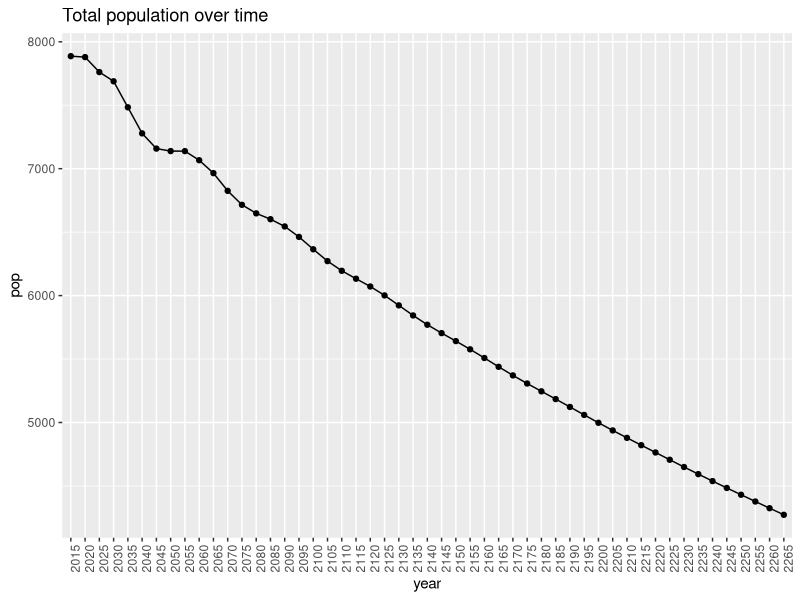
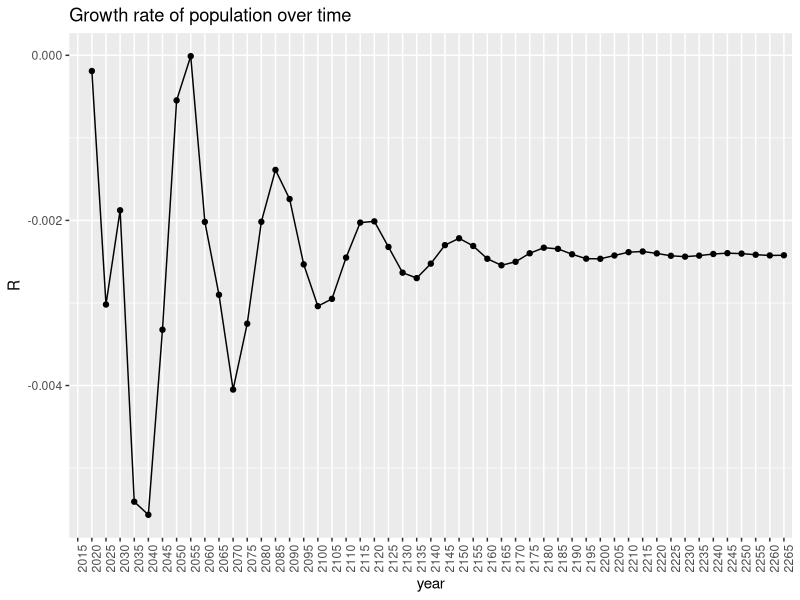
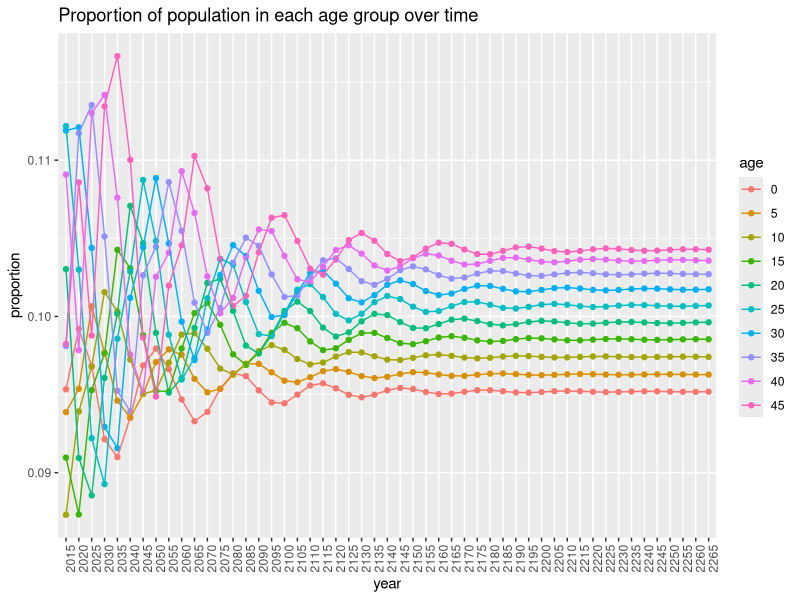
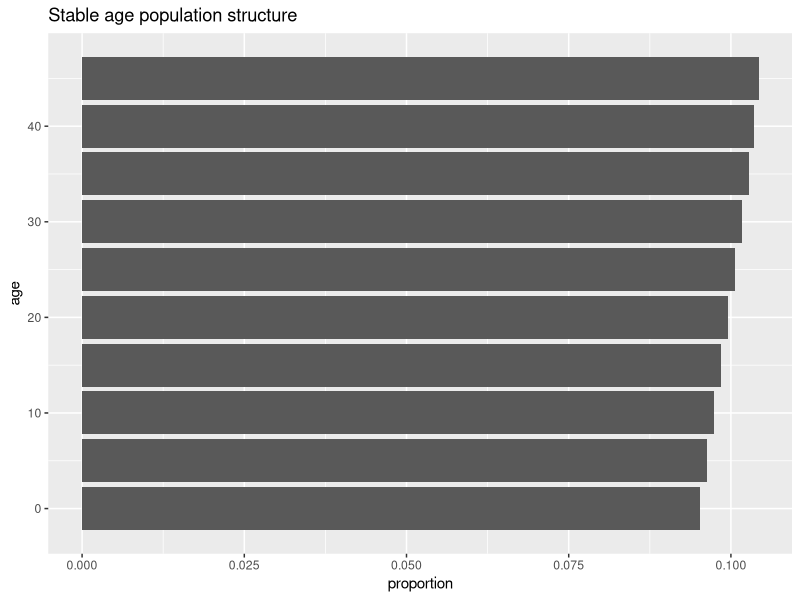

The R script that drew these images, in order:
## ---- chunk 1
# run this chunk first!
knitr::opts_chunk$set(echo = TRUE)
library(tidyverse)
tot = 0

## ---- chunk 2
d <- read.csv("./projection_data_long.csv")
# alter the nLx and nFx columns so we dont have to worry about units later
d <- d %>% 
  mutate(nLx = nLx/10^5, nFx = nFx/1000)
## ---- chunk 3
## function to define Leslie matrix, based on nLx and nFx values
leslie <- function(nLx,
                   nFx, 
                   n_age_groups=10,
                   ffab = 0.4886){
  L = matrix(0, nrow = n_age_groups, ncol = n_age_groups)
  L[1,] = ffab * nLx[1]*(nFx[1:n_age_groups]+nFx[2:(n_age_groups+1)]*nLx[2:(n_age_groups+1)]/nLx[1:n_age_groups])/2 # top row 
  diag(L[2:n_age_groups,1:(n_age_groups-1)]) = nLx[2:n_age_groups] / nLx[1:(n_age_groups-1)] # subdiagonal
  return(L)
}
## ---- chunk 4
LAA <- leslie(nLx = d$nLx[d$country=="Australia"], 
              nFx = d$nFx[d$country=="Australia"])
LAA
## ---- chunk 5
LAS <- leslie(nLx = d$nLx[d$country=="Australia"], 
              nFx = d$nFx[d$country=="Senegal"])
## ---- chunk 6
n_age_groups <- 10 # 0-50 in 5yr age groups
n_projections <- 50 # want to project forward 50*5 = 250 years
initial_pop <- d$nKx[d$country=="Australia"] # set initial population to be Australia's population in 2015
# define population matrix K
K <- matrix(0, nrow = n_age_groups, ncol = n_projections+1)
K[,1] <- initial_pop[1:n_age_groups]

# do the projection!
for(i in 2:(n_projections+1)){
  K[,i] <- LAA%*%K[,i-1] 
}

head(K[,1:5])
## ---- chunk 7
# get K in a form that's easier to ggplot
# make into a dataframem name columns as years and add an age column
Kdf <- as.data.frame(K)
colnames(Kdf) <- seq(from = 2015, to = (2015+n_projections*5), by = 5)
Kdf <- cbind(age = seq(from = 0, to = 45, by = 5), Kdf)

# get in long format and then add proportion of population in each age group
Klong <- Kdf %>% 
  gather(year, population, -age) %>%
  group_by(year) %>%
  mutate(proportion = population/sum(population), 
         age = as.factor(age))
head(Klong)
## ---- chunk 8
# total population by year
tot_pop <- Klong %>% 
  group_by(year) %>%
  summarise(pop = sum(population)) %>%
  mutate(R = c(NA, log(pop[2:n()]/pop[1:(n()-1)])/5))
head(tot_pop)
## ---- chunk 9

# plot total population over time 
ggplot(data = tot_pop, aes(x = year, y = pop, group = 1)) +
  geom_point() + geom_line()+
  theme(axis.text.x = element_text(angle = 90, hjust = 1))+
  ggtitle("Total population over time")

# plot growth rate over time
ggplot(data = tot_pop, aes(x = year, y = R, group = 1)) +
  geom_point() + geom_line()+
  theme(axis.text.x = element_text(angle = 90, hjust = 1))+
  ggtitle("Growth rate of population over time")

# plot proportion in each age group over time
ggplot(data = Klong, aes(x = year, y = proportion, group = age, color = age)) +
  geom_point() + geom_line()+ 
  theme(axis.text.x = element_text(angle = 90, hjust = 1))+
  ggtitle("Proportion of population in each age group over time")
## ---- chunk 10
eigen.AA <- eigen(LAA)
r.AA <- log(Re(eigen.AA$value[1]))/5 
v <- Re(eigen.AA$vectors[,1])
k.AA <- v/sum(v)

# compare stable population rate and rate at end of projection period
cbind(stable = r.AA,  proj = tot_pop$R[nrow(tot_pop)])

# compare stable population age distribution and age distribution at end of projection period
cbind(stable = k.AA, proj = Klong$proportion[Klong$year==(2015+n_projections*5)])

## ---- chunk 11
ages <- seq(0, 45, by = 5)
ggplot(data = data.frame(age = ages, proportion = k.AA), aes(x = age, y = proportion))+
  geom_bar(stat = 'identity')+
  coord_flip()+
  ggtitle("Stable age population structure")
